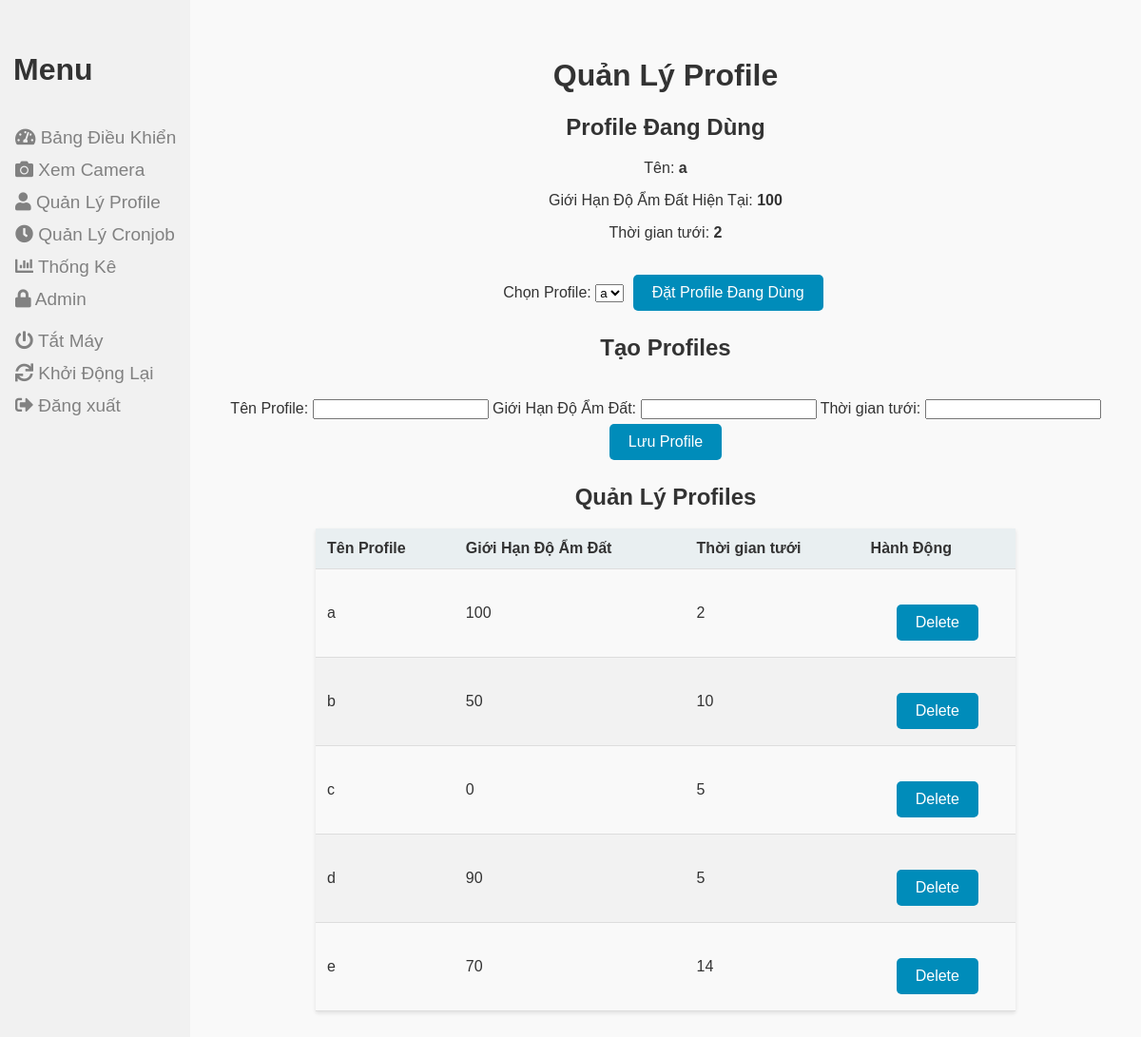
The page /profiles (signed in) on the database its author committed.
### tables this page shows
CREATE TABLE profiles (
            id INTEGER PRIMARY KEY AUTOINCREMENT,
            name TEXT NOT NULL,
            soil_moisture_threshold INTEGER NOT NULL,
            pump_duration INTEGER NOT NULL,
            is_active INTEGER DEFAULT 0
        );

### webserver.py (the view)
@app.route('/profiles')
@login_required
def profiles():
    profiles = db.get_all_profiles()
    active_profile = db.get_active_profile()
    return render_template('profiles.html', profiles=profiles, active_profile=active_profile)

### db.py (called while the page is built)
def create_connection():
    conn = None
    try:
        conn = sqlite3.connect(DATABASE_FILE)
    except sqlite3.Error as e:
        print(e)
    return conn

def get_all_profiles():
    conn = create_connection()
    cursor = conn.cursor()
    cursor.execute("SELECT id, name, soil_moisture_threshold, pump_duration, is_active FROM profiles")
    profiles = cursor.fetchall()
    conn.close()
    return [{'id': profile[0], 'name': profile[1], 'soil_moisture_threshold': profile[2], 'pump_duration': profile[3], 'is_active': profile[4]} for profile in profiles]

def get_active_profile():
    conn = create_connection()
    cursor = conn.cursor()
    cursor.execute("SELECT id, name, soil_moisture_threshold, pump_duration FROM profiles WHERE is_active = 1 LIMIT 1")
    profile = cursor.fetchone()
    conn.close()
    if profile:
        return {'id': profile[0], 'name': profile[1], 'soil_moisture_threshold': profile[2], 'pump_duration': profile[3]}
    return None

    @property
    def conn(self):
        return sqlite3.connect(self.db_file)

    def get_user_by_id(self, user_id):
        with self.conn as conn:
            cur = conn.cursor()
            cur.execute("SELECT * FROM users WHERE id=?", (user_id,))
            rows = cur.fetchall()
            if rows:
                return UserRow(rows[0])
            return None

### webserver.py (called while the page is built)
@login_manager.user_loader
def load_user(user_id):
    user = user_db.get_user_by_id(user_id)
    if user:
        return UserLogin(user.id)
    return None

### templates/profiles.html (shortened to what this page needs)
<!DOCTYPE html>
<html lang="en">
<head>
    <link rel="stylesheet" href="static/index.css" type="text/css" />
    <link rel="stylesheet" href="static/profile.css" type="text/css" />
    <link rel="stylesheet" href="static/sidebar.css" type="text/css"/>
    <link rel="stylesheet" href="https://cdnjs.cloudflare.com/ajax/libs/font-awesome/5.15.3/css/all.min.css" />
</head>
<body>
    <div class="sidenav">
        <h1 style="text-align: left; padding: 14px">Menu</h1>
        <div class="sidebar-links">
            <a href="/" style="font-size: 19px;"><i class="fas fa-tachometer-alt"></i> Bảng Điều Khiển</a>
            <a href="/camera" style="font-size: 19px;"><i class="fas fa-camera"></i> Xem Camera</a>
            <a href="/profiles" type="submit" style="font-size: 19px;"><i class="fas fa-user"></i> Quản Lý Profile</a>
            <a href="/cron" type="submit" style="font-size: 19px;"><i class="fas fa-clock"></i> Quản Lý Cronjob</a>
            <a href="/analytics" type="submit" style="font-size: 19px;"><i class="fas fa-chart-bar"></i> Thống Kê</a>
            <a href="/admin" type="submit" style="font-size: 19px;"><i class="fas fa-lock"></i> Admin</a>
        </div>
        <div class="sidebar-bottom">
            <a href="/shutdown" onclick="sendPostRequest(event, '/shutdown')" style="font-size: 19px;"><i class="fas fa-power-off"></i> Tắt Máy</a>
            <a href="/reboot" onclick="sendPostRequest(event, '/reboot')" style="font-size: 19px;"><i class="fas fa-sync"></i> Khởi Động Lại</a>
            <a href="/logout" onclick="sendPostRequest(event, '/logout')" style="font-size: 19px;"><i class="fas fa-sign-out-alt"></i> Đăng xuất</a>
        </div>
    </div>
    <div class="main">
        <h1>Quản Lý Profile</h1>
        <div class="active-profile-info">
            <h2 style="text-align:center">Profile Đang Dùng</h2>
            <p>Tên: <strong>{{ active_profile.name if active_profile else 'None selected' }}</strong></p>
            <p>Giới Hạn Độ Ẩm Đất Hiện Tại: <strong>{{ active_profile.soil_moisture_threshold if active_profile else 'N/A' }}</strong></p>
            <p>Thời gian tưới: <strong>{{ active_profile.pump_duration if active_profile else 'N/A' }}</strong></p>
        </div>
        <div style="display: flex; justify-content: center; align-items: center;">
            <form action="/select_profile" method="post">
                <label for="profile_selection">Chọn Profile:</label>
                <select name="profile_id" id="profile_selection">
                    {% for profile in profiles %}
                        <option value="{{ profile['id'] }}" {% if profile['is_active'] == 1 %} selected {% endif %}>
                            {{ profile['name'] }}
                        </option>
                    {% endfor %}
                </select>
                <button type="submit">Đặt Profile Đang Dùng</button>
            </form>
        </div>
        <h2 style="text-align:center">Tạo Profiles</h2>
        <div style="display: flex; justify-content: center; align-items: center;">
            <form action="/update_profile" method="post">
                <label for="profile_name">Tên Profile:</label>
                <input type="text" id="profile_name" name="profile_name" required>
                <label for="soil_moisture_threshold">Giới Hạn Độ Ẩm Đất:</label>
                <input type="number" id="soil_moisture_threshold" name="soil_moisture_threshold" required>
                <label for="pump_duration">Thời gian tưới:</label>
                <input type="number" id="pump_duration" name="pump_duration" required>
                <button type="submit">Lưu Profile</button>
            </form>
        </div>
        <h2 style="text-align:center">Quản Lý Profiles</h2>
        <table style="margin-left: auto; margin-right: auto;">
            <thead>
                <tr>
                    <th>Tên Profile</th>
                    <th>Giới Hạn Độ Ẩm Đất</th>
                    <th>Thời gian tưới</th>
                    <th>Hành Động</th>
                </tr>
            </thead>
            <tbody>
                {% for profile in profiles %}
                <tr>
                    <td>{{ profile['name'] }}</td>
                    <td>{{ profile['soil_moisture_threshold'] }}</td>
                    <td>{{ profile['pump_duration'] }}</td>
                    <td>
                        <form action="{{ url_for('delete_profile', profile_id=profile['id']) }}" method="post">
                            <button type="submit" onclick="return confirm('Bạn có chắc bạn muốn xóa profile này?');">Delete</button>
                        </form>
                    </td>
                </tr>
                {% endfor %}
            </tbody>
        </table>
    </div>
</body>
</html>

### static/index.css (style rules this page uses)
body { font-family: 'Arial', sans-serif; background-color: #f9f9f9; margin: 0; padding: 20px; color: #333; }
h1, h2 { color: #333; text-align: center; }
p { margin-bottom: 10px; text-align: center; }
button { background-color: #008CBA; color: white; border: none; padding: 10px 20px; border-radius: 5px; text-align: center; text-decoration: none; display: inline-block; font-size: 16px; margin: 5px; cursor: pointer; transition: background-color 0.3s; }
form { margin-top: 20px; text-align: center; }
table { border-collapse: collapse; width: 80%; margin-left: auto; margin-right: auto; box-shadow: 0 2px 4px rgba(0,0,0,0.1); }
th, td { padding: 12px; text-align: left; border-bottom: 1px solid #ddd; }
th { background-color: #e9eff1; }
tr:nth-child(even) { background-color: #f2f2f2; }

### static/sidebar.css (style rules this page uses)
.sidenav { height: 100%; width: 200px; position: fixed; top: 0; left: 0; background-color: #f1f1f1; padding-top: 20px; z-index: 1; padding-bottom: 20px; }
.sidebar-links { display: flex; flex-direction: column; }
.sidebar-links a { padding: 6px 8px; text-decoration: none; font-size: 20px; color: #818181; display: block; }
.sidenav .sidebar-links a:last-child { margin-top: auto; }
.main { margin-left: 200px; padding: 20px; }
.sidenav a { padding: 6px 8px 6px 16px; text-decoration: none; font-size: 20px; color: #818181; display: block; }
.sidenav a:last-child { margin-top: auto; }
.sidebar-bottom { flex-direction: column; margin-top: 10px; }

### rows shown on the page
profiles: name "a", soil_moisture_threshold "100", pump_duration "2"
profiles: name "b", soil_moisture_threshold "50", pump_duration "10"
profiles: name "c", soil_moisture_threshold "0", pump_duration "5"
profiles: name "d", soil_moisture_threshold "90", pump_duration "5"
profiles: name "e", soil_moisture_threshold "70", pump_duration "14"

### other values the page prints
{{ active_profile.name if active_profile else 'None selected' }} "a"
{{ active_profile.soil_moisture_threshold if active_profile else 'N/A' }} "100"
{{ active_profile.pump_duration if active_profile else 'N/A' }} "2"
form field profile_id "a"
